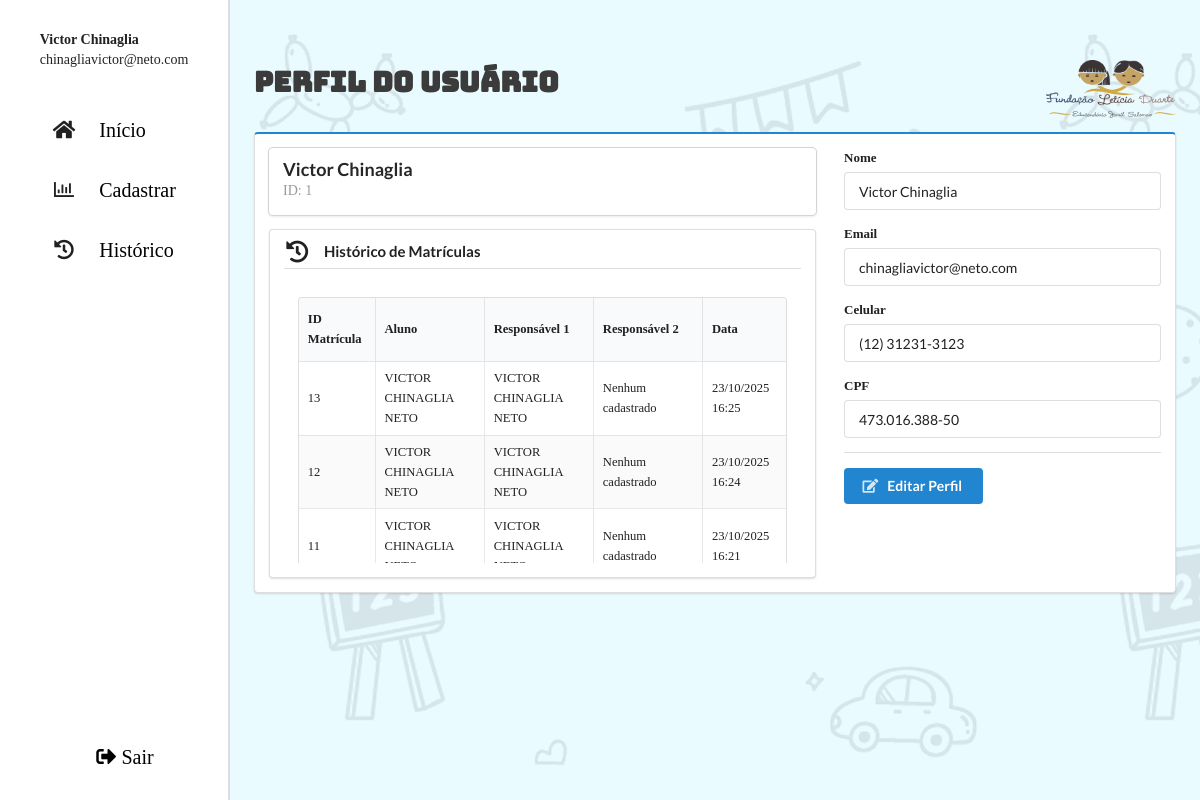
Screenshot of /perfil.php (signed in) with the database file from the repository.
### tables this page shows
CREATE TABLE `tb_funcionario` (
  `id_funcionario` int(11) NOT NULL,
  `nome` varchar(200) DEFAULT NULL,
  `email` varchar(100) DEFAULT NULL,
  `senha` varchar(255) NOT NULL,
  `celular` varchar(20) DEFAULT NULL,
  `cpf` varchar(14) DEFAULT NULL
);

CREATE TABLE `tb_matricula` (
  `id_matricula` int(11) NOT NULL,
  `aluno_id` int(11) DEFAULT NULL,
  `estrutura_familiar_id` int(11) DEFAULT NULL,
  `funcionario_id` int(11) DEFAULT NULL,
  `data` datetime NOT NULL DEFAULT current_timestamp() COMMENT 'Data e hora de criação do registro',
  `responsavel_1_id` int(11) DEFAULT NULL,
  `responsavel_2_id` int(11) DEFAULT NULL,
  `pessoa_autorizada_1_id` int(11) DEFAULT NULL,
  `pessoa_autorizada_2_id` int(11) DEFAULT NULL
);

CREATE TABLE `tb_alunos` (
  `id` int(11) NOT NULL,
  `ra_aluno` varchar(100) NOT NULL,
  `nome` varchar(200) DEFAULT NULL,
  `cpf` varchar(14) DEFAULT NULL,
  `rg` varchar(12) DEFAULT NULL,
  `data_nascimento` date DEFAULT NULL,
  `etnia` varchar(20) DEFAULT NULL,
  `turma` enum('Bercario 2 A','Bercario 2 B','Bercario 2 C','Maternal I A','Maternal I B','Maternal I C','Maternal II A','Maternal II B','Multisseriada M.M','Multisseriada B.M') DEFAULT NULL,
  `autorizacao_febre` tinyint(1) DEFAULT 0 COMMENT 'Autoriza medicar em caso de febre',
  `remedio` varchar(100) DEFAULT NULL COMMENT 'Nome do remédio autorizado',
  `gotas` int(11) DEFAULT NULL COMMENT 'Quantidade de gotas',
  `permissao_foto` tinyint(1) DEFAULT 0 COMMENT 'Autoriza divulgação de imagem',
  `data_cadastro` timestamp NOT NULL DEFAULT current_timestamp() ON UPDATE current_timestamp(),
  `endereco_id` int(11) DEFAULT NULL,
  `funcionario_id` int(11) DEFAULT NULL
);

CREATE TABLE `tb_responsaveis` (
  `id_responsavel` int(11) NOT NULL,
  `tipo_responsavel` enum('Pai','Mãe','Avô','Avó','Irmão','Irmã','Tio','Tia','Outro') NOT NULL,
  `nome` varchar(200) DEFAULT NULL,
  `data_nascimento` date DEFAULT NULL,
  `estado_civil` enum('Solteiro','Casado','Divorciado','Viuvo','União Estável') DEFAULT NULL,
  `escolaridade` enum('Fundamental','Médio','Técnico','Superior','Pós-graduação','Outro') NOT NULL,
  `celular` varchar(20) DEFAULT NULL,
  `email` varchar(100) DEFAULT NULL,
  `nome_empresa` varchar(100) DEFAULT NULL,
  `profissao` varchar(100) DEFAULT NULL,
  `telefone_trabalho` varchar(20) DEFAULT NULL,
  `horario_trabalho` varchar(100) DEFAULT NULL,
  `salario` decimal(10,2) DEFAULT NULL,
  `renda_extra` tinyint(1) DEFAULT NULL,
  `valor_renda_extra` decimal(10,2) DEFAULT NULL
);

### perfil.php (the view, shortened to what this page needs)
<?php
include './config.php';
$id = $_SESSION['usuario']['id'] ?? null;
$sql = "SELECT * FROM tb_funcionario WHERE id_funcionario = ?";
$stmt = $conn->prepare($sql);
$stmt->execute([$id]);
$usuario = $stmt->fetch(PDO::FETCH_ASSOC);
$sqlHist = "
    SELECT
        m.id_matricula,
        a.nome AS nome_aluno,
        r1.nome AS responsavel_1,
        r2.nome AS responsavel_2,
        m.data
    FROM tb_matricula m
    LEFT JOIN tb_alunos a ON m.aluno_id = a.id
    LEFT JOIN tb_responsaveis r1 ON m.responsavel_1_id = r1.id_responsavel
    LEFT JOIN tb_responsaveis r2 ON m.responsavel_2_id = r2.id_responsavel
    WHERE m.funcionario_id = ?
    ORDER BY m.data DESC
";
$stmtHist = $conn->prepare($sqlHist);
$stmtHist->execute([$id]);
$historico = $stmtHist->fetchAll(PDO::FETCH_ASSOC);
?>
<!DOCTYPE html>
<html lang="pt-br">
<head>
    <link rel="stylesheet" href="https://cdn.jsdelivr.net/npm/semantic-ui@2.5.0/dist/semantic.min.css">
    <link rel="stylesheet" href="./css/sistema.css">
</head>
<body>
    <section class="corpo_pagina">
        <?php include './template/menuLateral.php' ?>
        <main class="conteudo_cadastrados">
            <section class="cabecalho_cadastrados">
                <h2>Perfil do Usuário</h2>
                <img class="ui small image fluid" src="./img/apresentacao_img/Logo Leiticia Duarte.png"
                    alt="Logo Leiticia Duarte">
            </section>
            <section class="sessao_cadastro ui segment blue">
                <?php if ($usuario): ?>
                    <div class="ui two column stackable grid">
                        <div class="ten wide column">
                            <div class="ui card fluid">
                                <div class="content">
                                    <a class="header"><?= ($usuario['nome']) ?></a>
                                    <div class="meta">
                                        <span>ID: <?= ($usuario['id_funcionario']) ?></span>
                                    </div>
                                </div>
                            </div>
                            <div class="ui segment">
                                <h4 class="ui dividing header">
                                    <i class="history icon"></i>
                                    Histórico de Matrículas
                                </h4>
                                <div class="ui very basic segment" style="max-height: 280px; overflow-y: auto;">
                                    <?php if (count($historico) > 0): ?>
                                        <table class="ui celled striped compact small table">
                                            <thead>
                                                <tr>
                                                    <th>ID Matrícula</th>
                                                    <th>Aluno</th>
                                                    <th>Responsável 1</th>
                                                    <th>Responsável 2</th>
                                                    <th>Data</th>
                                                </tr>
                                            </thead>
                                            <tbody>
                                                <?php foreach ($historico as $row): ?>
                                                    <tr>
                                                        <td><?= ($row['id_matricula']) ?></td>
                                                        <td><?= ($row['nome_aluno'] ?? '---') ?></td>
                                                        <td><?= ($row['responsavel_1'] ?? 'Nenhum cadastrado') ?></td>
                                                        <td><?= ($row['responsavel_2'] ?? 'Nenhum cadastrado') ?></td>
                                                        <td><?= $row['data'] ? date('d/m/Y H:i', strtotime($row['data'])) : '---' ?></td>
                                                    </tr>
                                                <?php endforeach; ?>
                                            </tbody>
                                        </table>
                                    <?php endif; ?>
                                </div>
                            </div>
                        </div>
                        <div class="six wide column">
                            <form class="ui form" method="POST" action="salvarPerfil.php" id="formPerfil">
                                <div class="field">
                                    <label>Nome</label>
                                    <input type="text" name="nome" value="<?= ($usuario['nome']) ?>" readonly required>
                                </div>
                                <div class="field">
                                    <label>Email</label>
                                    <input type="email" name="email" value="<?= ($usuario['email']) ?>" readonly required>
                                </div>
                                <div class="field">
                                    <label>Celular</label>
                                    <input type="text" id="celular" name="celular" value="<?= ($usuario['celular']) ?>" readonly required>
                                </div>
                                <div class="field">
                                    <label>CPF</label>
                                    <input type="text" id="cpf" name="cpf" value="<?= ($usuario['cpf']) ?>" readonly required>
                                </div>
                                <div class="ui divider"></div>
                                <button class="ui primary button" type="button" id="editarPerfil">
                                    <i class="edit icon"></i> Editar Perfil
                                </button>
                            </form>
                        </div>
                    </div>
                <?php endif; ?>
            </section>
        </main>
    </section>
</body>
</html>

### template/menuLateral.php (shortened to what this page needs)
<?php
$nome_usuario = $_SESSION['usuario']['nome'];
$email_usuario = $_SESSION['usuario']['email'];
?>
<!DOCTYPE html>
<html lang="PT-BR">
<head>
</head>
<aside class="menu_lateral">
    <section class="opcoes_menu">
        <div class="perfil" onclick="window.location.href='perfil.php'">
            <span class="usuario-info">
                <span class="usuario-nome"><strong><?= $nome_usuario ?></strong></span><br>
                <span class="usuario-email"><?= $email_usuario ?></span>
            </span>
        </div>
        <div class="lista_opcoes">
            <ul>
                <li><i class="home icon"></i><a href="cadastrados.php">Início</a></li>
                <li><i class="chart bar outline icon"></i><a href="formulario-cadastro.php">Cadastrar</a></li>
                <li><i class="history icon"></i><a href="">Histórico</a></li>
            </ul>
        </div>
    </section>
    <section class="container_sair">
        <a href="../sistema-leticia-duarte-web/login.php"><i class="sign-out icon"></i>Sair</a>
    </section>
</aside>

### css/sistema.css (style rules this page uses)
* { margin: 0; padding: 0; font-family: "Baloo2"; }
a { text-decoration: none; }
.corpo_pagina { display: flex; min-height: 100vh; }
.menu_lateral { background-color: #ffffff; min-width: 230px; display: flex; justify-content: space-between; flex-direction: column; align-items: center; padding: 30px; border-right: 2px solid rgb(222, 222, 222); }
.menu_lateral .opcoes_menu { display: flex; flex-direction: column; gap: 50px; align-items: center; }
.menu_lateral .opcoes_menu .perfil { display: flex; gap: 10px; align-items: center; cursor: pointer; transition: 0.3s; }
.opcoes_menu a { margin-left: 20px; color: black; font-size: 20px; transition: 0.3s; }
.opcoes_menu .lista_opcoes ul { list-style: none; padding: 0; margin: 0; font-size: 20px; display: flex; flex-direction: column; gap: 40px; transition: transform 0.5s ease; }
.opcoes_menu .lista_opcoes li { transition: 0.3s; }
.menu_lateral .container_sair a { margin-left: 20px; font-size: 20px; color: black; }
.conteudo_cadastrados { padding: 60px 2vw 20px 2vw; width: 100%; display: flex; flex-direction: column; background: url(../img/cadastro_img/Background.png); background-color: #e6fbffe0; }
.cabecalho_cadastrados { display: flex; justify-content: space-between; align-items: center; width: 100%; }
.cabecalho_cadastrados h2 { font-size: 2rem; transition: 0.5s; color: #3b3b3b; font-family: 'Bungee'; }
.ui.small.image, .ui.small.images .image, .ui.small.images img, .ui.small.images svg { width: 130px; height: auto; font-size: .92857143rem; }

### rows the page displays
tb_funcionario: nome "Victor Chinaglia", id_funcionario "1", email "chinagliavictor@neto.com", celular "(12) 31231-3123", cpf "473.016.388-50"
tb_matricula: id_matricula "13", aluno.nome "VICTOR CHINAGLIA NETO", responsavel_1.nome "VICTOR CHINAGLIA NETO", responsavel_2 "Nenhum cadastrado", data "23/10/2025 16:25"
tb_matricula: id_matricula "12", aluno.nome "VICTOR CHINAGLIA NETO", responsavel_1.nome "VICTOR CHINAGLIA NETO", responsavel_2 "Nenhum cadastrado", data "23/10/2025 16:24"
tb_matricula: id_matricula "11", aluno.nome "VICTOR CHINAGLIA…", responsavel_1.nome "VICTOR CHINAGLIA…", responsavel_2 "Nenhum cadastrado", data "23/10/2025 16:21"

### other values shown
$nome_usuario "Victor Chinaglia"
$email_usuario "chinagliavictor@neto.com"
